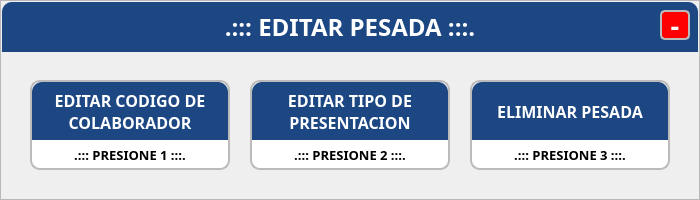
    <widget class="QFrame" name="frmEditarOEliminarPesadaAlerta">
     <property name="geometry">
      <rect>
       <x>450</x>
       <y>350</y>
       <width>700</width>
       <height>200</height>
      </rect>
     </property>
     <property name="styleSheet">
      <string notr="true">#frmEditarOEliminarPesadaAlerta{background-color: rgb(255, 255, 255);
color: rgb(0, 0, 0);
border:none;
border-radius: 10px;
border: 2px solid #D9D9D9;}</string>
     </property>
     <property name="frameShape">
      <enum>QFrame::StyledPanel</enum>
     </property>
     <property name="frameShadow">
      <enum>QFrame::Raised</enum>
     </property>
     <widget class="QLabel" name="lblCerrarEditarTara_2">
      <property name="geometry">
       <rect>
        <x>660</x>
        <y>10</y>
        <width>30</width>
        <height>30</height>
       </rect>
      </property>
      <property name="font">
       <font>
        <family>Poppins</family>
        <pointsize>20</pointsize>
        <weight>75</weight>
        <bold>true</bold>
       </font>
      </property>
      <property name="styleSheet">
       <string notr="true">background-color: rgb(255, 0, 0);
color: rgb(255, 255, 255);
border-radius: 5px;
border: 2px solid #bbbbbb;</string>
      </property>
      <property name="text">
       <string>-</string>
      </property>
      <property name="alignment">
       <set>Qt::AlignCenter</set>
      </property>
     </widget>
     <widget class="QLabel" name="lblTituloEditarOEliminarPesada">
      <property name="geometry">
       <rect>
        <x>2</x>
        <y>2</y>
        <width>696</width>
        <height>50</height>
       </rect>
      </property>
      <property name="font">
       <font>
        <family>Poppins</family>
        <pointsize>18</pointsize>
        <weight>75</weight>
        <bold>true</bold>
       </font>
      </property>
      <property name="styleSheet">
       <string notr="true">background-color: rgb(29, 71, 131);
color: rgb(255, 255, 255);
border-top-left-radius: 10px;
border-top-right-radius: 10px;</string>
      </property>
      <property name="text">
       <string>.::: EDITAR PESADA :::.</string>
      </property>
      <property name="alignment">
       <set>Qt::AlignCenter</set>
      </property>
     </widget>
     <widget class="QFrame" name="frmBtnEditarCodigoUsuario">
      <property name="geometry">
       <rect>
        <x>30</x>
        <y>80</y>
        <width>200</width>
        <height>90</height>
       </rect>
      </property>
      <property name="styleSheet">
       <string notr="true">#frmBtnEditarCodigoUsuario{
background-color: rgb(255, 255, 255);
border-radius: 10px;
border: 2px solid #bbbbbb;
}</string>
      </property>
      <property name="frameShape">
       <enum>QFrame::StyledPanel</enum>
      </property>
      <property name="frameShadow">
       <enum>QFrame::Raised</enum>
      </property>
      <widget class="QLabel" name="lblPresione1EditarPesada">
       <property name="geometry">
        <rect>
         <x>0</x>
         <y>60</y>
         <width>200</width>
         <height>30</height>
        </rect>
       </property>
       <property name="font">
        <font>
         <family>Poppins</family>
         <pointsize>10</pointsize>
         <weight>75</weight>
         <bold>true</bold>
        </font>
       </property>
       <property name="text">
        <string>.::: PRESIONE 1 :::.</string>
       </property>
       <property name="alignment">
        <set>Qt::AlignCenter</set>
       </property>
      </widget>
      <widget class="QLabel" name="lblEditarPesadaEditarCodigoUsuario">
       <property name="geometry">
        <rect>
         <x>2</x>
         <y>2</y>
         <width>196</width>
         <height>58</height>
        </rect>
       </property>
       <property name="font">
        <font>
         <family>Poppins</family>
         <pointsize>12</pointsize>
         <weight>75</weight>
         <bold>true</bold>
        </font>
       </property>
       <property name="styleSheet">
        <string notr="true">color: rgb(255, 255, 255);
border-top-left-radius: 10px;
border-top-right-radius: 10px;
background-color: rgb(29, 71, 131);</string>
       </property>
       <property name="text">
        <string>EDITAR CODIGO DE
COLABORADOR</string>
       </property>
       <property name="alignment">
        <set>Qt::AlignCenter</set>
       </property>
      </widget>
     </widget>
     <widget class="QFrame" name="frmBtnEditarTipoPresentacion">
      <property name="geometry">
       <rect>
        <x>250</x>
        <y>80</y>
        <width>200</width>
        <height>90</height>
       </rect>
      </property>
      <property name="styleSheet">
       <string notr="true">#frmBtnEditarTipoPresentacion{
background-color: rgb(255, 255, 255);
border-radius: 10px;
border: 2px solid #bbbbbb;
}</string>
      </property>
      <property name="frameShape">
       <enum>QFrame::StyledPanel</enum>
      </property>
      <property name="frameShadow">
       <enum>QFrame::Raised</enum>
      </property>
      <widget class="QLabel" name="lblPresione2EditarPesada">
       <property name="geometry">
        <rect>
         <x>0</x>
         <y>60</y>
         <width>200</width>
         <height>30</height>
        </rect>
       </property>
       <property name="font">
        <font>
         <family>Poppins</family>
         <pointsize>10</pointsize>
         <weight>75</weight>
         <bold>true</bold>
        </font>
       </property>
       <property name="text">
        <string>.::: PRESIONE 2 :::.</string>
       </property>
       <property name="alignment">
        <set>Qt::AlignCenter</set>
       </property>
      </widget>
      <widget class="QLabel" name="lblEditarPesadaEditarTipoPresentacion">
       <property name="geometry">
        <rect>
         <x>2</x>
         <y>2</y>
         <width>196</width>
         <height>58</height>
        </rect>
       </property>
       <property name="font">
        <font>
         <family>Poppins</family>
         <pointsize>12</pointsize>
         <weight>75</weight>
         <bold>true</bold>
        </font>
       </property>
       <property name="styleSheet">
        <string notr="true">color: rgb(255, 255, 255);
border-top-left-radius: 10px;
border-top-right-radius: 10px;
background-color: rgb(29, 71, 131);</string>
       </property>
       <property name="text">
        <string>EDITAR TIPO DE
PRESENTACION</string>
       </property>
       <property name="alignment">
        <set>Qt::AlignCenter</set>
       </property>
      </widget>
     </widget>
     <widget class="QFrame" name="frmBtnEliminarPesada">
      <property name="geometry">
       <rect>
        <x>470</x>
        <y>80</y>
        <width>200</width>
        <height>90</height>
       </rect>
      </property>
      <property name="styleSheet">
       <string notr="true">#frmBtnEliminarPesada{
background-color: rgb(255, 255, 255);
border-radius: 10px;
border: 2px solid #bbbbbb;
}</string>
      </property>
      <property name="frameShape">
       <enum>QFrame::StyledPanel</enum>
      </property>
      <property name="frameShadow">
       <enum>QFrame::Raised</enum>
      </property>
      <widget class="QLabel" name="lblPresione3EditarPesada">
       <property name="geometry">
        <rect>
         <x>0</x>
         <y>60</y>
         <width>200</width>
         <height>30</height>
        </rect>
       </property>
       <property name="font">
        <font>
         <family>Poppins</family>
         <pointsize>10</pointsize>
         <weight>75</weight>
         <bold>true</bold>
        </font>
       </property>
       <property name="text">
        <string>.::: PRESIONE 3 :::.</string>
       </property>
       <property name="alignment">
        <set>Qt::AlignCenter</set>
       </property>
      </widget>
      <widget class="QLabel" name="lblEditarPesadaEliminarPesada">
       <property name="geometry">
        <rect>
         <x>2</x>
         <y>2</y>
         <width>196</width>
         <height>58</height>
        </rect>
       </property>
       <property name="font">
        <font>
         <family>Poppins</family>
         <pointsize>12</pointsize>
         <weight>75</weight>
         <bold>true</bold>
        </font>
       </property>
       <property name="styleSheet">
        <string notr="true">color: rgb(255, 255, 255);
border-top-left-radius: 10px;
border-top-right-radius: 10px;
background-color: rgb(29, 71, 131);</string>
       </property>
       <property name="text">
        <string>ELIMINAR PESADA</string>
       </property>
       <property name="alignment">
        <set>Qt::AlignCenter</set>
       </property>
      </widget>
     </widget>
     <zorder>lblTituloEditarOEliminarPesada</zorder>
     <zorder>lblCerrarEditarTara_2</zorder>
     <zorder>frmBtnEditarCodigoUsuario</zorder>
     <zorder>frmBtnEditarTipoPresentacion</zorder>
     <zorder>frmBtnEliminarPesada</zorder>
    </widget>
